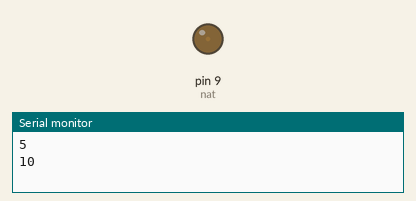
This sketch was run on a simulated Arduino Uno, built with avr-gcc and run on an emulated ATmega328P. On the bench: output pins drawn as LEDs (lit = HIGH), the last lines printed to the serial monitor.

Above: at 0.05 s.
At 0.95 s:
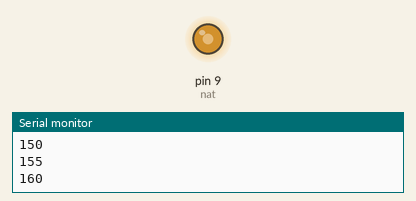
At 1.4 s:
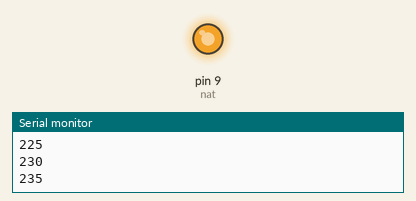
At 2.75 s:
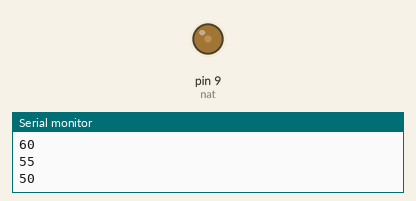
Timing chart, 0 to 7.1 s (numbered marks = the images above):
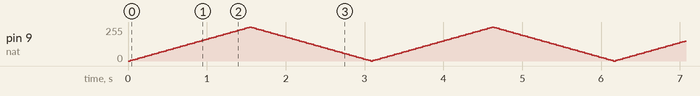

The sketch:

2.1_fade.ino
```cpp
int nat = 9;                  //digital pin 9 for led
int brightness = 0;           //varible for storing led brightness
int fadeAmount = 5;           // variable for incrementation of brightness value

void setup() {
  pinMode(nat, OUTPUT);       //setting the pin 9 to be output
  Serial.begin(9600);         // initializing serial monitor with 9600 baud
}

void loop() {
  //at first execution the brightness value is 0, then later be adjusted
  analogWrite(nat, brightness);
  brightness = brightness + fadeAmount;   //computing the next value of brightness

  //condition for when the brightness value excceds 255 the fadeamount value is negated resulting in decreasing value of brightness
  if (brightness <= 0 || brightness >= 255) {
    fadeAmount = -fadeAmount;
  }
  Serial.println(brightness);             //display the value of brightness
  delay(30);                              // wait for 30 millisecond to run the code again
  // at this point the brightness value is being adjusted with respect to the computation in line 13
}
```
